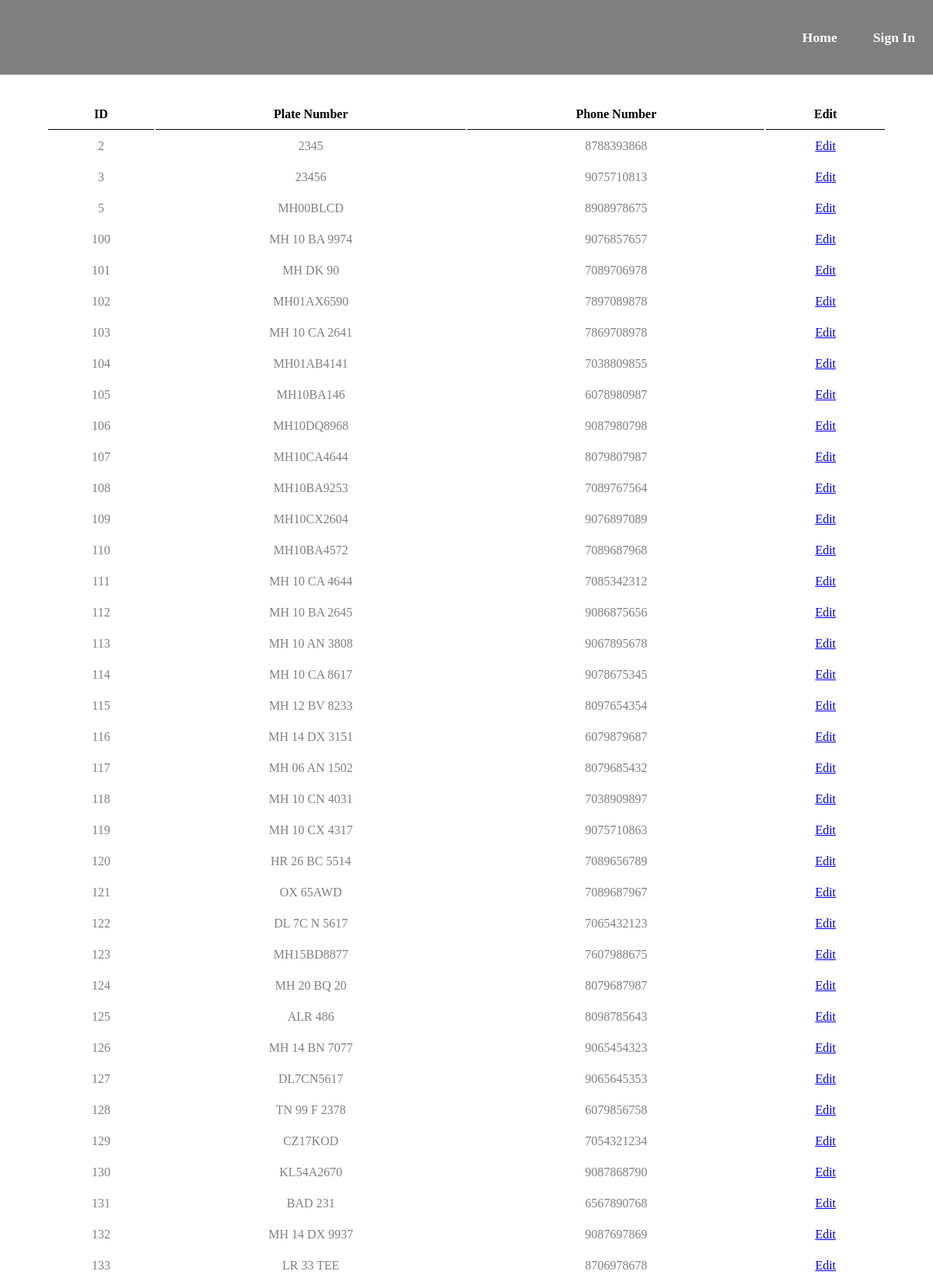
The page /show (upper part) on the database its author committed.
### authentication/models.py (models this page shows)
class Plate(models.Model):
    idplate=models.CharField(max_length=70)
    plateNo=models.CharField(max_length=70)
    phoneNo=models.CharField(max_length=100)

### authentication/views.py (the view)
# urls.py: path('show',views.show,name='show'),
def show(request):
    stud=Plate.objects.all()
    return render(request,'authentication/showRecords.html',{'stu':stud})

### templates/authentication/showRecords.html (shortened to what this page needs)
{% extends 'authentication/nav.html' %}
{% block content %}
<table>
    <tr>
      <th>ID</th>
      <th>Plate Number</th>
      <th>Phone Number</th>
      <th>Edit</th>
    </tr>
    {% if stu %}
    {% for student in stu %}
    <tr>
        <td>{{student.idplate}}</td>
        <td>{{student.plateNo}}</td>
        <td>{{student.phoneNo}}</td>
        <td><a href="{% url 'update_data' student.id %}">Edit</a></td>
        </tr>
    {% endfor %}
    {% endif %}
  </table>
{% endblock content %}

### templates/authentication/nav.html (shortened to what this page needs)
{% load static %}
<!DOCTYPE html>
<html lang="en">
<head>
    <link rel="stylesheet"  href="{% static 'css/style.css'%}">
</head>
<body>
    <div class="container">
        <nav id="navbar">
            <ul>
                <li class="item"><a href="home">Home</a></li>
                {% if user.is_authenticated %}
                <li class="item"><a href="signOut">Sign Out</a></li>
                <li class="item"><a href="show">Show Record</a></li>
                {% block nav %}{% endblock nav %}
                {% else %}
                <li class="item"><a href="sign">Sign In</a></li>
                {% endif %}
            </ul>
        </nav>
        {% block content %}{% endblock content %}
    </div>
</body>

### static/css/style.css (style rules this page uses)
* { margin: 0; padding: 0; }
#navbar { position: relative; display: flex; align-items: center; font-family: 'Baloo Bhai 2', cursive; width: 100%; }
#navbar::before { content: ""; background-color: black; position: absolute; top: 0px; left: 0px; height: 100%; width: 100%; opacity: 0.5; z-index: -1; }
#navbar ul { display: flex; height: 12vh; width: 100%; align-items: center; justify-content: flex-end; }
#navbar ul li { list-style: none; font-size: 1.1rem; }
#navbar ul li a { font-weight: bold; color: white; display: flex; padding: 6px 18px; text-decoration: none; border-radius: 20px; margin: 0px 5px; }
.container { display: flex; flex-direction: column; height: 100vh; }
.container::before { content: ""; background:url("https://images.pexels.com/photos/7135057/pexels-photo-7135057.jpeg?auto=compress&cs=tinysrgb&dpr=2&h=650&w=940"); position:fixed; top: 0px; left: 0px; height: 100%; width: 100%; z-index: -1; opacity: 1; }
table { background-color: white; width: 90%; margin: 30px auto; color: gray; }
th { color: black; }
table tr td { text-align: center; }
th,tr { border-bottom: 1px solid black; }
td,th { padding: 10px; }

### rows shown on the page
Plate: idplate "2", plateNo "2345", phoneNo "8788393868"
Plate: idplate "3", plateNo "23456", phoneNo "9075710813"
Plate: idplate "5", plateNo "MH00BLCD", phoneNo "8908978675"
Plate: idplate "100", plateNo "MH 10 BA 9974", phoneNo "9076857657"
Plate: idplate "101", plateNo "MH DK 90", phoneNo "7089706978"
Plate: idplate "102", plateNo "MH01AX6590", phoneNo "7897089878"
Plate: idplate "103", plateNo "MH 10 CA 2641", phoneNo "7869708978"
Plate: idplate "104", plateNo "MH01AB4141", phoneNo "7038809855"
Plate: idplate "105", plateNo "MH10BA146", phoneNo "6078980987"
Plate: idplate "106", plateNo "MH10DQ8968", phoneNo "9087980798"
Plate: idplate "107", plateNo "MH10CA4644", phoneNo "8079807987"
Plate: idplate "108", plateNo "MH10BA9253", phoneNo "7089767564"
Plate: idplate "109", plateNo "MH10CX2604", phoneNo "9076897089"
Plate: idplate "110", plateNo "MH10BA4572", phoneNo "7089687968"
Plate: idplate "111", plateNo "MH 10 CA 4644", phoneNo "7085342312"
Plate: idplate "112", plateNo "MH 10 BA 2645", phoneNo "9086875656"
Plate: idplate "113", plateNo "MH 10 AN 3808", phoneNo "9067895678"
Plate: idplate "114", plateNo "MH 10 CA 8617", phoneNo "9078675345"
Plate: idplate "115", plateNo "MH 12 BV 8233", phoneNo "8097654354"
Plate: idplate "116", plateNo "MH 14 DX 3151", phoneNo "6079879687"
Plate: idplate "117", plateNo "MH 06 AN 1502", phoneNo "8079685432"
Plate: idplate "118", plateNo "MH 10 CN 4031", phoneNo "7038909897"
Plate: idplate "119", plateNo "MH 10 CX 4317", phoneNo "9075710863"
Plate: idplate "120", plateNo "HR 26 BC 5514", phoneNo "7089656789"
Plate: idplate "121", plateNo "OX 65AWD", phoneNo "7089687967"
Plate: idplate "122", plateNo "DL 7C N 5617", phoneNo "7065432123"
Plate: idplate "123", plateNo "MH15BD8877", phoneNo "7607988675"
Plate: idplate "124", plateNo "MH 20 BQ 20", phoneNo "8079687987"
Plate: idplate "125", plateNo "ALR 486", phoneNo "8098785643"
Plate: idplate "126", plateNo "MH 14 BN 7077", phoneNo "9065454323"
Plate: idplate "127", plateNo "DL7CN5617", phoneNo "9065645353"
Plate: idplate "128", plateNo "TN 99 F 2378", phoneNo "6079856758"
Plate: idplate "129", plateNo "CZ17KOD", phoneNo "7054321234"
Plate: idplate "130", plateNo "KL54A2670", phoneNo "9087868790"
Plate: idplate "131", plateNo "BAD 231", phoneNo "6567890768"
Plate: idplate "132", plateNo "MH 14 DX 9937", phoneNo "9087697869"
Plate: idplate "133", plateNo "LR 33 TEE", phoneNo "8706978678"
